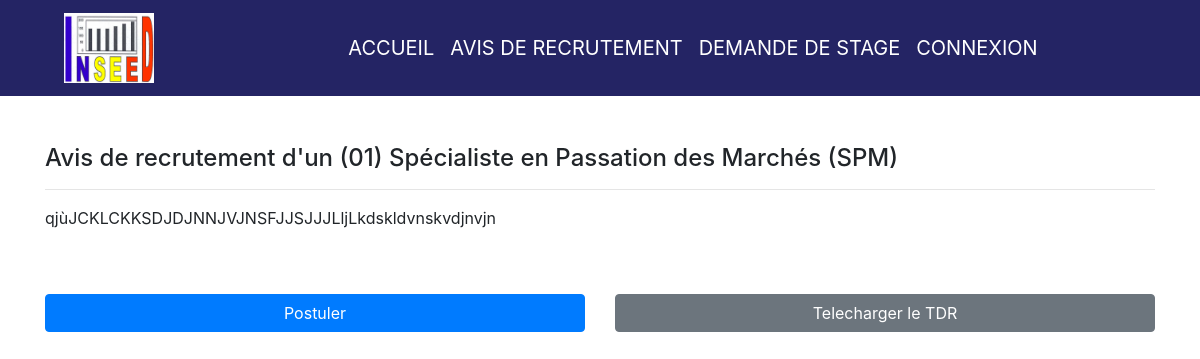
The page /careers/detail/1 on the database its author committed.
### career/models.py (models this page shows)
class Avis(models.Model):
    title = models.CharField(max_length=200)
    tdr = models.FileField(upload_to='tdr/',null=True,blank=True)
    body = CKEditor5Field(config_name='extends')
    status = models.CharField(max_length=100, default="Encour")
    date_line = models.CharField(max_length=100)

### career/views.py (the view)
# urls.py: path('detail/<int:id>', views.detail, name="detail"),
def detail(request,id):
    detail_avis = Avis.objects.get(id=id)
    return render(request,'career/detail.html',{'detail_avis':detail_avis})

### career/templates/career/detail.html
{% extends 'base.html' %}
{% load static %}
{% block content %}
<section class="container my-5">
    <h4>{{detail_avis.title}}</h4>
    <hr>
    <p>{{detail_avis.body|safe}}</p>
    <br><br>
    <div class="row">
        <div class="col-6">
            <a href="{% if request.user.is_authenticated %}{% url 'career:postuler' %}{% else %}{% url 'career:login' %}{% endif %}"
                class="btn btn-primary btn-block">Postuler</a>
        </div>
        <div class="col-6">
            <a href="{{detail_avis.tdr.url}}" class="btn btn-secondary btn-block" download>Telecharger le TDR</a>
        </div>
    </div>
</section>
{% endblock %}

### career/static/career/style.css (style rules this page uses)
.btn-primary { background-color: #007bff; border-color: #007bff; }

### rows shown on the page
Avis: title "Avis de recrutement d'un (01) Spécialiste en Passation des Marchés (SPM)", body "qjùJCKLCKKSDJDJNNJVJNSFJJSJJJLljLkdskldvnskvdjnvjn"
